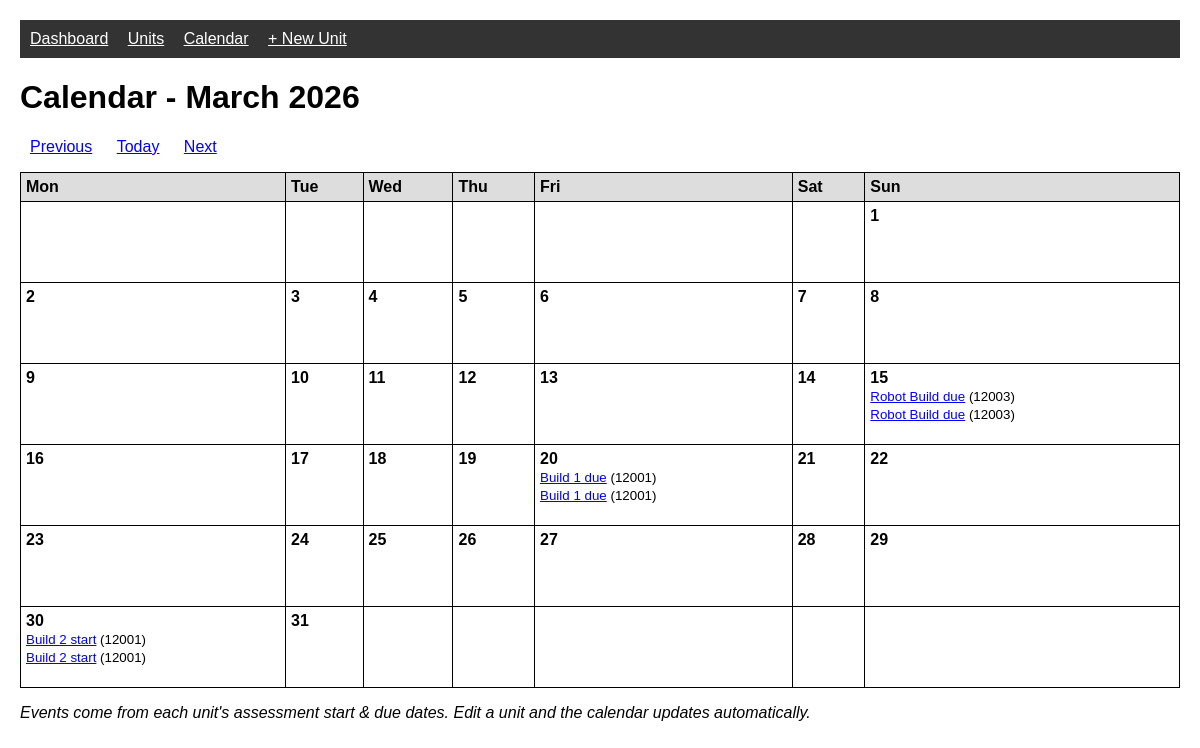
Page /calendar/?year=2026&month=3 on the committed database.
### hello/models.py (models this page shows, shortened)
class UnitOutline(models.Model):
    STATUS_CHOICES = [
        ('DRAFT', 'Draft'),
        ('PUBLISHED', 'Published'),
        ('ARCHIVED', 'Archived'),
    ]
    name = models.CharField(max_length=200)
    code = models.CharField(max_length=20)
    year_level = models.CharField(max_length=20, blank=True)
    semester = models.CharField(max_length=40, blank=True, default='Semester 1, 2026')
    status = models.CharField(max_length=20, choices=STATUS_CHOICES, default='DRAFT')
    planner_pdf = models.FileField(upload_to='planners/', null=True, blank=True)
    release_as_vet = models.BooleanField(default=False, verbose_name='Release as VET')
    created_date = models.DateTimeField(auto_now_add=True)
    modified_date = models.DateTimeField(auto_now=True)
    class Meta:
        ordering = ['-modified_date']

### hello/views.py (the view)
# urls.py: path('calendar/', views.calendar_view, name='calendar'),
def calendar_view(request):
    today = date.today()
    try:
        year = int(request.GET.get('year', today.year))
        month = int(request.GET.get('month', today.month))
    except ValueError:
        year, month = today.year, today.month
    if not 1 <= month <= 12:
        month = today.month
    events = {}
    items = AssessmentItem.objects.filter(
        due_date__year=year, due_date__month=month
    ).select_related('unit')
    for item in items:
        events.setdefault(item.due_date.day, []).append({
            'label': f'{item.name} due',
            'unit': item.unit.code,
            'unit_id': item.unit.pk,
        })
    starts = AssessmentItem.objects.filter(
        start_date__year=year, start_date__month=month
    ).select_related('unit')
    for item in starts:
        events.setdefault(item.start_date.day, []).append({
            'label': f'{item.name} start',
            'unit': item.unit.code,
            'unit_id': item.unit.pk,
        })
    cal = cal_module.Calendar(firstweekday=0)
    weeks = []
    for week in cal.monthdayscalendar(year, month):
        weeks.append([{
            'number': day if day else '',
            'other_month': day == 0,
            'is_today': day and today == date(year, month, day),
            'events': events.get(day, []),
        } for day in week])
    prev_month = month - 1 or 12
    prev_year = year - 1 if month == 1 else year
    next_month = month + 1 if month < 12 else 1
    next_year = year + 1 if month == 12 else year
    return render(request, 'calendar.html', {
        'month_name': MONTH_NAMES[month],
        'year': year,
        'weeks': weeks,
        'prev_month': prev_month, 'prev_year': prev_year,
        'next_month': next_month, 'next_year': next_year,
    })

### hello/templates/calendar.html (shortened to what this page needs)
{% extends 'base.html' %}
{% block content %}
<h1>Calendar - {{ month_name }} {{ year }}</h1>
<p>
    <a href="?year={{ prev_year }}&month={{ prev_month }}" class="btn">Previous</a>
    <a href="{% url 'teacher_portal:calendar' %}" class="btn">Today</a>
    <a href="?year={{ next_year }}&month={{ next_month }}" class="btn">Next</a>
</p>
<table>
    <tr>
        <th>Mon</th>
        <th>Tue</th>
        <th>Wed</th>
        <th>Thu</th>
        <th>Fri</th>
        <th>Sat</th>
        <th>Sun</th>
    </tr>
    {% for week in weeks %}
    <tr>
        {% for day in week %}
        <td style="height: 70px; vertical-align: top; {% if day.is_today %}background: #ff0;{% endif %}{% if day.other_month %}color: #ccc;{% endif %}">
            <strong>{{ day.number }}</strong><br>
            {% for event in day.events %}
            <small><a href="{% url 'teacher_portal:unit_edit' event.unit_id %}">{{ event.label }}</a> ({{ event.unit }})</small><br>
            {% endfor %}
        </td>
        {% endfor %}
    </tr>
    {% endfor %}
</table>
<p><em>Events come from each unit's assessment start & due dates. Edit a unit and the calendar updates automatically.</em></p>
{% endblock %}

### hello/templates/base.html (style rules this page uses)
body { font-family: sans-serif; margin: 20px; }
a { color: blue; }
table { border-collapse: collapse; width: 100%; }
th, td { border: 1px solid black; padding: 5px; text-align: left; }
th { background: #ddd; }
.btn { padding: 5px 10px; cursor: pointer; }

### rows in the picture
UnitOutline: unit "12003"
UnitOutline: unit "12003"
UnitOutline: unit "12001" "12001"
UnitOutline: unit "12001" "12001"

### other values in the picture
{{ month_name }} "March"
{{ year }} "2026"
{{ day.number }} "1" "2" "3" "4" "5" "6" "7" "8" "9" "10" "11" "12" "13" "14" "15" "16" "17" "18" "19" "20" "21" "22" "23" "24" "25" "26" "27" "28" "29" "30" "31"
{{ event.label }} "Robot Build due" "Robot Build due" "Build 1 due" "Build 1 due" "Build 2 start" "Build 2 start"
